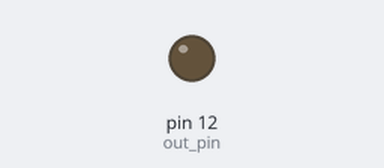
A sketch run on a simulated Arduino Uno, built with avr-gcc and run on an emulated ATmega328P. Shown: output pins drawn as LEDs (lit = HIGH).

Above: at 0.1 s.
At 10.2 s:
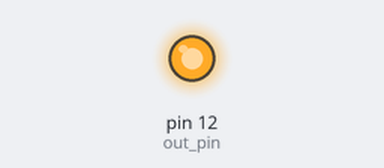
Timing chart, 0 to 11.7 s (numbered marks = the images above):
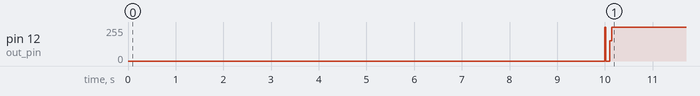

The sketch:

AL_generator.ino
```cpp
/*
	Ce programme Arduino génère un signal numérique à partir de valeurs hexadécimales
	Pour chaque valeurs, on la transofmr en mot de 16 bits que l'on va ensuite
	positionné dont les valeurs seront positionnées de façon successive en sortie
	du pin 12.
*/

int out_pin = 12;

/*
	On transforme ces messages de leur forme hex à leur forme
	binaire et on utilise cette nouvelle forme pour générer un signal numérique.
*/
unsigned int messages[] = {
                            0xFFFF,
                            0x0000,
                            0xF0F0,
                            0x0F0F,
                            0xAAAA,
                            0x5555
                          };

//contient la forme binaire des messages plus haut
unsigned int processedMsgs[6][16];

//varialbes d'état du processus d'émission de message
int current_message = 0;
int count = 0;
int nb_messages = 6;

void setup() {
  pinMode(out_pin, OUTPUT);
  //transformation des messages hexa en binaires
  for(int i = 0 ; i  < nb_messages; i++){
    for(int j = 0 ; j  < 16; j++){
      int mask = 0x1<<(15-j);
      unsigned int v = (messages[i] & mask)>>(15-j);
      if (v){
        processedMsgs[i][j]=true;
      }else{
        processedMsgs[i][j]=false;
      }
    }
  }
  delay(10000);//attente pour brancher l'arduino à la carte
}

void loop() {
  if (current_message < nb_messages){
    if (processedMsgs[current_message][count]){
        digitalWrite(out_pin, HIGH);
    }else{
        digitalWrite(out_pin, LOW);
    }
    count ++;
  }
  if(count == 16){
    current_message++;
    count = 0;
  }
  delay(1);
}
```

Measured:
- by itself, pin 12 (out_pin): 0/255 → 255/255 at 10.1 s
